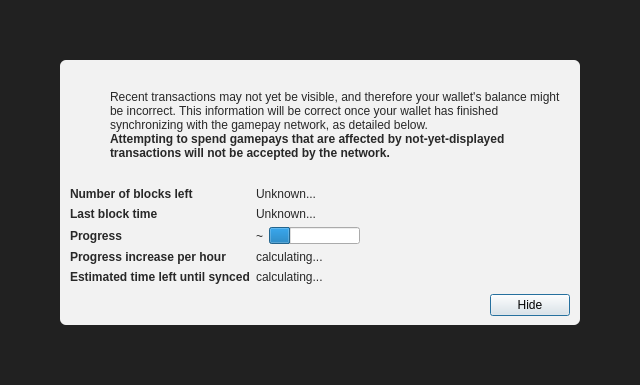
<?xml version="1.0" encoding="UTF-8"?>
<ui version="4.0">
 <class>ModalOverlay</class>
 <widget class="QWidget" name="ModalOverlay">
  <property name="geometry">
   <rect>
    <x>0</x>
    <y>0</y>
    <width>640</width>
    <height>385</height>
   </rect>
  </property>
  <property name="windowTitle">
   <string>Form</string>
  </property>
  <layout class="QVBoxLayout" name="verticalLayout" stretch="0">
   <property name="sizeConstraint">
    <enum>QLayout::SetDefaultConstraint</enum>
   </property>
   <property name="leftMargin">
    <number>0</number>
   </property>
   <property name="topMargin">
    <number>0</number>
   </property>
   <property name="rightMargin">
    <number>0</number>
   </property>
   <property name="bottomMargin">
    <number>0</number>
   </property>
   <item>
    <widget class="QWidget" name="bgWidget" native="true">
     <property name="styleSheet">
      <string notr="true">#bgWidget { background: rgba(0,0,0,220); }</string>
     </property>
     <layout class="QVBoxLayout" name="verticalLayoutMain" stretch="1">
      <property name="leftMargin">
       <number>60</number>
      </property>
      <property name="topMargin">
       <number>60</number>
      </property>
      <property name="rightMargin">
       <number>60</number>
      </property>
      <property name="bottomMargin">
       <number>60</number>
      </property>
      <item>
       <widget class="QWidget" name="contentWidget" native="true">
        <property name="styleSheet">
         <string notr="true">#contentWidget { background: rgba(255,255,255,240); border-radius: 6px; }

QLabel { color: rgb(40,40,40);  }</string>
        </property>
        <layout class="QVBoxLayout" name="verticalLayoutSub" stretch="1,0,0,0">
         <property name="spacing">
          <number>0</number>
         </property>
         <property name="leftMargin">
          <number>10</number>
         </property>
         <property name="topMargin">
          <number>10</number>
         </property>
         <property name="rightMargin">
          <number>10</number>
         </property>
         <property name="bottomMargin">
          <number>10</number>
         </property>
         <item>
          <layout class="QHBoxLayout" name="horizontalLayoutIconText" stretch="0,1">
           <property name="topMargin">
            <number>20</number>
           </property>
           <item>
            <layout class="QVBoxLayout" name="verticalLayoutIcon">
             <property name="leftMargin">
              <number>0</number>
             </property>
             <item>
              <widget class="QPushButton" name="warningIcon">
               <property name="enabled">
                <bool>false</bool>
               </property>
               <property name="text">
                <string/>
               </property>
               <property name="icon">
                <iconset>
                 <normaloff>:/icons/warning</normaloff>
                 <disabledoff>:/icons/warning</disabledoff>:/icons/warning</iconset>
               </property>
               <property name="iconSize">
                <size>
                 <width>48</width>
                 <height>48</height>
                </size>
               </property>
               <property name="flat">
                <bool>true</bool>
               </property>
              </widget>
             </item>
             <item>
              <spacer name="verticalSpacerWarningIcon">
               <property name="orientation">
                <enum>Qt::Vertical</enum>
               </property>
               <property name="sizeHint" stdset="0">
                <size>
                 <width>20</width>
                 <height>40</height>
                </size>
               </property>
              </spacer>
             </item>
            </layout>
           </item>
           <item>
            <layout class="QVBoxLayout" name="verticalLayoutInfoText">
             <property name="leftMargin">
              <number>0</number>
             </property>
             <property name="topMargin">
              <number>0</number>
             </property>
             <item>
              <widget class="QLabel" name="infoText">
               <property name="text">
                <string>Recent transactions may not yet be visible, and therefore your wallet's balance might be incorrect. This information will be correct once your wallet has finished synchronizing with the gamepay network, as detailed below.</string>
               </property>
               <property name="textFormat">
                <enum>Qt::RichText</enum>
               </property>
               <property name="wordWrap">
                <bool>true</bool>
               </property>
              </widget>
             </item>
             <item>
              <widget class="QLabel" name="infoTextStrong">
               <property name="font">
                <font>
                 <weight>75</weight>
                 <bold>true</bold>
                </font>
               </property>
               <property name="text">
                <string>Attempting to spend gamepays that are affected by not-yet-displayed transactions will not be accepted by the network.</string>
               </property>
               <property name="textFormat">
                <enum>Qt::RichText</enum>
               </property>
               <property name="wordWrap">
                <bool>true</bool>
               </property>
              </widget>
             </item>
             <item>
              <spacer name="verticalSpacerInTextSpace">
               <property name="orientation">
                <enum>Qt::Vertical</enum>
               </property>
               <property name="sizeHint" stdset="0">
                <size>
                 <width>20</width>
                 <height>40</height>
                </size>
               </property>
              </spacer>
             </item>
            </layout>
           </item>
          </layout>
         </item>
         <item>
          <spacer name="verticalSpacerAfterText">
           <property name="orientation">
            <enum>Qt::Vertical</enum>
           </property>
           <property name="sizeHint" stdset="0">
            <size>
             <width>20</width>
             <height>40</height>
            </size>
           </property>
          </spacer>
         </item>
         <item>
          <layout class="QFormLayout" name="formLayout">
           <property name="fieldGrowthPolicy">
            <enum>QFormLayout::FieldsStayAtSizeHint</enum>
           </property>
           <property name="horizontalSpacing">
            <number>6</number>
           </property>
           <property name="verticalSpacing">
            <number>6</number>
           </property>
           <property name="topMargin">
            <number>10</number>
           </property>
           <item row="0" column="0">
            <widget class="QLabel" name="labelNumberOfBlocksLeft">
             <property name="font">
              <font>
               <weight>75</weight>
               <bold>true</bold>
              </font>
             </property>
             <property name="text">
              <string>Number of blocks left</string>
             </property>
            </widget>
           </item>
           <item row="0" column="1">
            <widget class="QLabel" name="numberOfBlocksLeft">
             <property name="text">
              <string>Unknown...</string>
             </property>
            </widget>
           </item>
           <item row="1" column="0">
            <widget class="QLabel" name="labelLastBlockTime">
             <property name="font">
              <font>
               <weight>75</weight>
               <bold>true</bold>
              </font>
             </property>
             <property name="text">
              <string>Last block time</string>
             </property>
            </widget>
           </item>
           <item row="1" column="1">
            <widget class="QLabel" name="newestBlockDate">
             <property name="sizePolicy">
              <sizepolicy hsizetype="Maximum" vsizetype="Preferred">
               <horstretch>0</horstretch>
               <verstretch>0</verstretch>
              </sizepolicy>
             </property>
             <property name="text">
              <string>Unknown...</string>
             </property>
            </widget>
           </item>
           <item row="2" column="0">
            <widget class="QLabel" name="labelSyncDone">
             <property name="font">
              <font>
               <weight>75</weight>
               <bold>true</bold>
              </font>
             </property>
             <property name="text">
              <string>Progress</string>
             </property>
            </widget>
           </item>
           <item row="2" column="1">
            <layout class="QHBoxLayout" name="horizontalLayoutSync" stretch="0,1">
             <item>
              <widget class="QLabel" name="percentageProgress">
               <property name="text">
                <string notr="true">~</string>
               </property>
              </widget>
             </item>
             <item>
              <widget class="QProgressBar" name="progressBar">
               <property name="value">
                <number>24</number>
               </property>
               <property name="format">
                <string/>
               </property>
              </widget>
             </item>
            </layout>
           </item>
           <item row="4" column="0">
            <widget class="QLabel" name="labelProgressIncrease">
             <property name="font">
              <font>
               <weight>75</weight>
               <bold>true</bold>
              </font>
             </property>
             <property name="text">
              <string>Progress increase per hour</string>
             </property>
            </widget>
           </item>
           <item row="4" column="1">
            <widget class="QLabel" name="progressIncreasePerH">
             <property name="text">
              <string>calculating...</string>
             </property>
            </widget>
           </item>
           <item row="5" column="0">
            <widget class="QLabel" name="labelEstimatedTimeLeft">
             <property name="font">
              <font>
               <weight>75</weight>
               <bold>true</bold>
              </font>
             </property>
             <property name="text">
              <string>Estimated time left until synced</string>
             </property>
            </widget>
           </item>
           <item row="5" column="1">
            <widget class="QLabel" name="expectedTimeLeft">
             <property name="text">
              <string>calculating...</string>
             </property>
            </widget>
           </item>
          </layout>
         </item>
         <item>
          <layout class="QHBoxLayout" name="horizontalLayoutButtons">
           <property name="leftMargin">
            <number>10</number>
           </property>
           <property name="topMargin">
            <number>10</number>
           </property>
           <item>
            <spacer name="horizontalSpacer">
             <property name="orientation">
              <enum>Qt::Horizontal</enum>
             </property>
             <property name="sizeHint" stdset="0">
              <size>
               <width>40</width>
               <height>20</height>
              </size>
             </property>
            </spacer>
           </item>
           <item>
            <widget class="QPushButton" name="closeButton">
             <property name="text">
              <string>Hide</string>
             </property>
             <property name="shortcut">
              <string>Esc</string>
             </property>
             <property name="focusPolicy">
              <enum>Qt::StrongFocus</enum>
             </property>
             <property name="default">
              <bool>true</bool>
             </property>
            </widget>
           </item>
          </layout>
         </item>
        </layout>
       </widget>
      </item>
     </layout>
    </widget>
   </item>
  </layout>
 </widget>
 <resources/>
 <connections/>
</ui>
